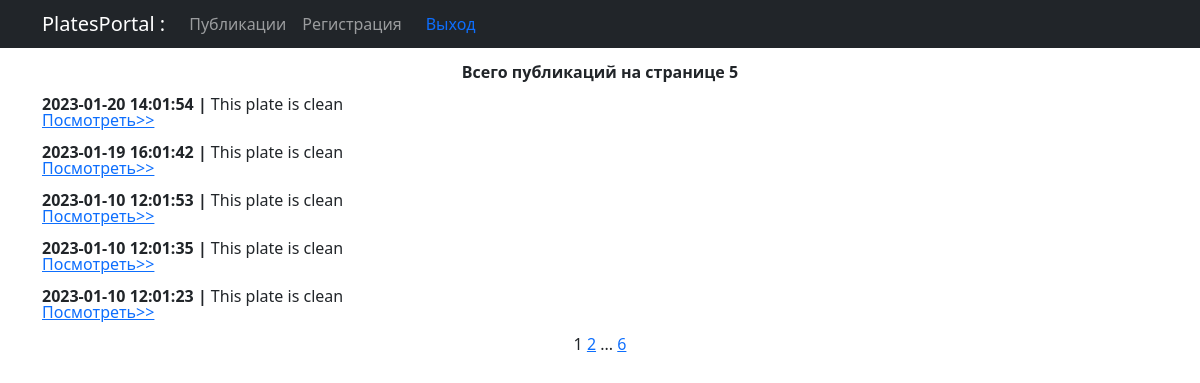
The page / on the database its author committed.
### docs_work/models.py (models this page shows, shortened)
class UserLog(models.Model):
    time_in = models.DateTimeField(auto_now_add = True)
    user    = models.ForeignKey(User, on_delete = models.CASCADE,)
    user_ip = models.CharField(max_length=200)
    image   = models.ImageField(upload_to='images/')
    resp    = models.CharField(max_length=200)

### docs_free/views.py (the view)
# urls.py: path('',          UserLogList.as_view(),   name='userlog_list'),
class UserLogList(ListView):
    model = UserLog
    ordering = '-time_in'
    template_name       = 'docs_free/userlog_list.html'
    context_object_name = 'userlog_list'
    paginate_by = 5

### templates/docs_free/userlog_list.html (shortened to what this page needs)
{% extends 'docs_free/flatpages/default.html' %}
{% block title %}
   <br><b>Всего публикаций на странице {{ userlog_list|length }} </b><br><br>
{% endblock title %}
{% block content %}
   {% for x in userlog_list %}
     <div align="left">
     <b> {{ x.time_in|date:'Y-m-d  H:m:s' }} | </b> This plate is {{ x.resp }}<br>
     <a href='{{x.pk}}'> Посмотреть>></a>
     </div><br>
   {% endfor %}
   {{ page_obj.number }}
   {% if page_obj.has_next %}
       <a href="?page={{ page_obj.next_page_number }}">{{ page_obj.next_page_number }}</a>
       {% if paginator.num_pages != page_obj.next_page_number %}
           ...
           <a href="?page={{ page_obj.paginator.num_pages }}">{{ page_obj.paginator.num_pages }}</a>
       {% endif %}
   {% endif %}
{% endblock content %}

### templates/docs_free/flatpages/default.html (shortened to what this page needs)
<!DOCTYPE html>
<html lang="en">
    <head>
        {% load static %}
        <link href="{% static 'css/styles.css' %}" rel="stylesheet" />
    </head>
    <body>
<nav class="navbar navbar-expand-lg navbar-dark bg-dark static-top">
   <div class="container">
       <a class="navbar-brand" href="#">PlatesPortal : {{request.user.username}}</a>
       <div class="collapse navbar-collapse" id="navbarResponsive">
           <ul class="navbar-nav ml-auto">
               <li class="nav-item">
                   <a class="nav-link" href="">Публикации</a></li>
                   <a class="nav-link" href="/users/login">Регистрация</a></li> </ul>
                   <a class="nav-link" href="/users/logout">Выход</a></li> </ul><br>
       </div>
   </div>
</nav>
        <div class="container">
          <div class="row">
             <div class="col-lg-12 text-center">
                 {% block title %}{% endblock title %}
                 {% block content %}{% endblock content %}
             </div>
          </div>
        </div>
    </body>
</html>

### templates/docs_free/userlog_list.html (style rules this page uses)
div { line-height: 1; }

### rows shown on the page
UserLog: time_in "2023-01-20 14:01:54", resp "clean"
UserLog: time_in "2023-01-19 16:01:42", resp "clean"
UserLog: time_in "2023-01-10 12:01:53", resp "clean"
UserLog: time_in "2023-01-10 12:01:35", resp "clean"
UserLog: time_in "2023-01-10 12:01:23", resp "clean"

### other values the page prints
{{ userlog_list|length }} "5"
{{ page_obj.number }} "1"
{{ page_obj.next_page_number }} "2"
{{ page_obj.paginator.num_pages }} "6"
